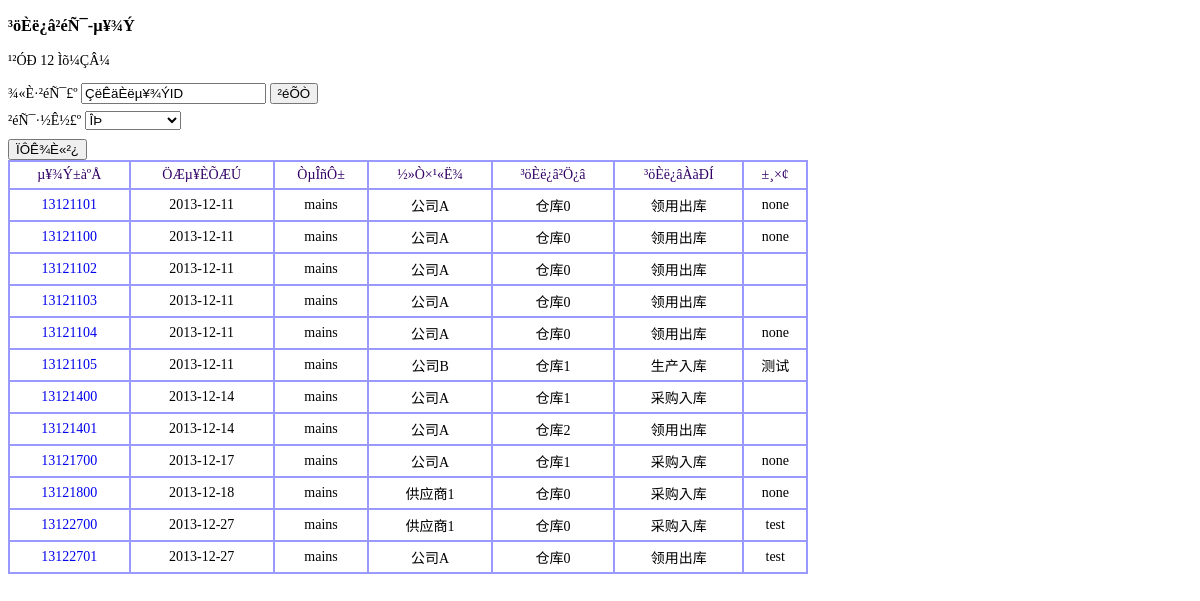
/inquire_inout/inquire_inout_receipt.php (signed in), run on an earlier commit of the app's database.
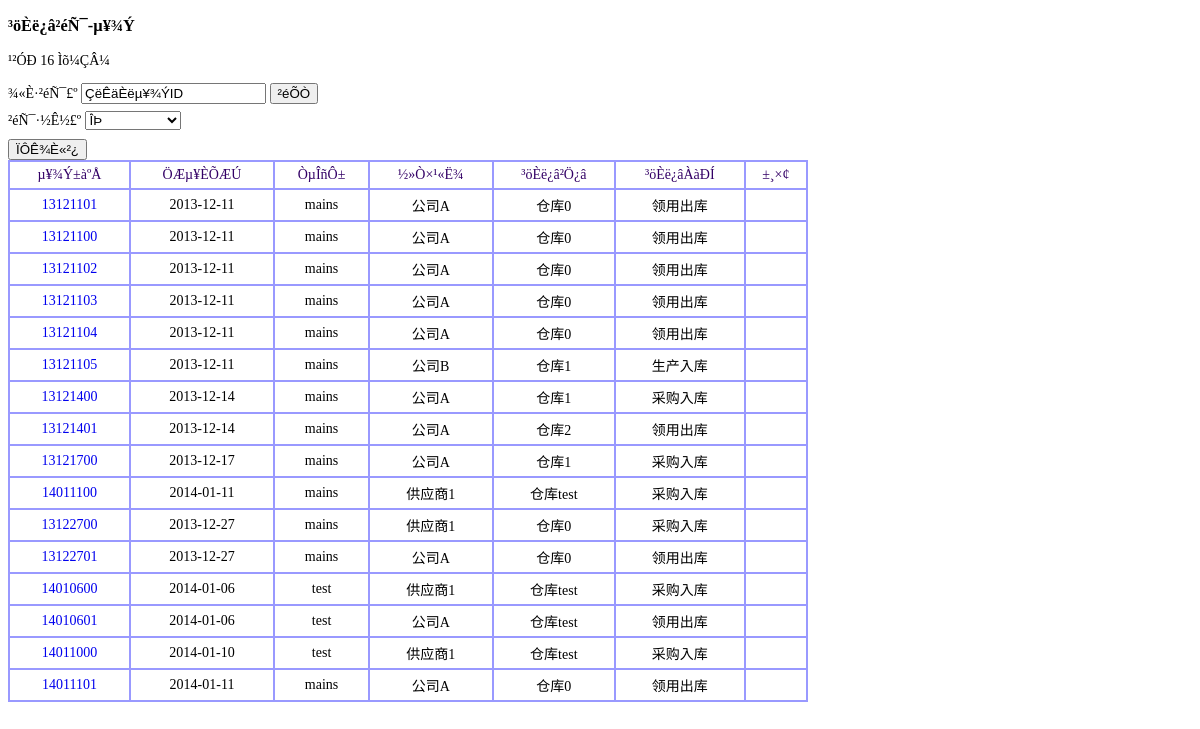
And on a later commit of the database.
### tables this page shows
CREATE TABLE `test_receipt` (
  `id` varchar(8) NOT NULL,
  `date` date default NULL,
  `yewuyuan` varchar(10) default NULL,
  `type` varchar(4) default NULL,
  `company` varchar(4) default NULL,
  `warehouse` varchar(4) default NULL,
  `remark` varchar(100) default NULL,
  `itemstring` varchar(200) default NULL,
  PRIMARY KEY  (`id`)
);

CREATE TABLE `table_company` (
  `id` varchar(4) NOT NULL,
  `name` varchar(10) NOT NULL,
  `type` varchar(10) default NULL,
  `contact` varchar(10) default NULL,
  `phone` varchar(12) default NULL,
  `fax` varchar(12) default NULL,
  `email` varchar(20) default NULL,
  `bank` varchar(10) default NULL,
  `bankaccount` varchar(20) default NULL,
  `tariff` varchar(20) default NULL,
  `area` varchar(10) default NULL,
  `province` varchar(10) default NULL,
  `address` varchar(50) default NULL,
  `zipcode` varchar(10) default NULL,
  PRIMARY KEY  (`id`,`name`)
);

CREATE TABLE `table_warehouse` (
  `id` varchar(4) NOT NULL,
  `name` varchar(10) NOT NULL,
  `fuzeren` varchar(10) default NULL,
  `phone` varchar(8) default NULL,
  `address` varchar(50) default NULL,
  `remark` varchar(50) default NULL,
  PRIMARY KEY  (`id`,`name`)
);

CREATE TABLE `tb_inout` (
  `id` int(4) unsigned NOT NULL auto_increment,
  `type` varchar(20) NOT NULL,
  `name` varchar(20) NOT NULL,
  `cost` int(4) NOT NULL,
  PRIMARY KEY  (`id`,`name`)
);

### inquire_inout/inquire_inout_receipt.php (the view, shortened to what this page needs)
<?php
	$limit_string = '';
	$query = "select count(*) as num from test_receipt where 1".$limit_string;
	$result = mysql_query($query) or die("Invalid query: " . mysql_error());
	$RS = mysql_fetch_array($result);
	$num = $RS[num];
	$query = "select * from test_receipt where 1".$limit_string;
	$result_receipt = mysql_query($query);
?>
<!DOCTYPE html PUBLIC "-//W3C//DTD XHTML 1.0 Transitional//EN" "http://www.w3.org/TR/xhtml1/DTD/xhtml1-transitional.dtd">
<html xmlns="http://www.w3.org/1999/xhtml">
<head>
</head>
<body style="width:800px; font-size:14px">
<h3>³öÈë¿â²éÑ¯-µ¥¾Ý</h3>
<?php
echo "<p>¹²ÓÐ $num Ìõ¼ÇÂ¼</p>";
?>
<div style="margin-bottom:8px; height:20px"> ¾«È·²éÑ¯£º
  <input id="receipt_id" name="receipt_id" type="text" value="ÇëÊäÈëµ¥¾ÝID" onclick="this.value=''" onblur="if(this.value=='') this.value='ÇëÊäÈëµ¥¾ÝID'"/>
  <input name="search" type="button" value="²éÕÒ" onclick="location.href='../receipt_inout/receipt_show_inout.php?id=' + document.getElementById('receipt_id').value"/>
</div>
<div style="margin-bottom:8px; height:20px">
  <div style="float:left">²éÑ¯·½Ê½£º
    <select id="inquiry" name="inquiry" onchange="optionChange(this)">
      <option value="none" selected="selected">ÎÞ</option>
    </select>
  </div>
</div>
<div>
  <input name="" type="button" value="ÏÔÊ¾È«²¿" onclick="location.href='inquire_inout_receipt.php'"/>
</div>
<table id="MyTable" width="100%" border="1" cellspacing="0" cellpadding="5" bordercolor="#9999FF">
  <thead style="color: #330066">
    <tr align="center" bordercolor="#9999FF">
      <td onclick="SortTable('MyTable',0,'string')" style="cursor:pointer">µ¥¾Ý±àºÅ</td>
      <td onclick="SortTable('MyTable',1,'string')" style="cursor:pointer">ÖÆµ¥ÈÕÆÚ</td>
      <td onclick="SortTable('MyTable',2,'string')" style="cursor:pointer">ÒµÎñÔ±</td>
      <td onclick="SortTable('MyTable',3,'string')" style="cursor:pointer">½»Ò×¹«Ë¾</td>
      <td onclick="SortTable('MyTable',4,'string')" style="cursor:pointer">³öÈë¿â²Ö¿â</td>
      <td onclick="SortTable('MyTable',5,'string')" style="cursor:pointer">³öÈë¿âÀàÐÍ</td>
      <td>±¸×¢</td>
    </tr>
  </thead>
  <tbody>
    <?php
	while($RS = mysql_fetch_array($result_receipt))
	{
		echo "<tr align='center' bordercolor='#9999FF'>";
		echo "<td customvalue='$RS[id]'><a href='../receipt_inout/receipt_show_inout.php?id=$RS[id]'>$RS[id]</a></td>\n";
		echo "<td>$RS[date]</td>\n";
		echo "<td>$RS[yewuyuan]</td>\n";
		$query = "select name from table_company where id = '$RS[company]'";
		$result = mysql_query($query);
		$RS2 = mysql_fetch_array($result);
		echo "<td>$RS2[name]</td>\n";
		$query = "select name from table_warehouse where id = '$RS[warehouse]'";
		$result = mysql_query($query);
		$RS2 = mysql_fetch_array($result);
		echo "<td>$RS2[name]</td>\n";
		$query = "select name from tb_inout where id = '$RS[type]'";
		$result = mysql_query($query);
		$RS2 = mysql_fetch_array($result);
		echo "<td>$RS2[name]</td>\n";
		echo "<td>$RS[remark]</td>\n";
		echo "</tr>";
	}
?>
  </tbody>
</table>
</body>
</html>

What changed in the data, as far as the page shows it:
removed test_receipt: id "13121800", date "2013-12-18", yewuyuan "mains", table_company.name "供应商1", table_warehouse.name "仓库0", tb_inout.name "采购入库", remark "none"
changed test_receipt id 13121101: remark "none" → (not shown)
changed test_receipt id 13121100: remark "none" → (not shown)
changed test_receipt id 13121104: remark "none" → (not shown)
changed test_receipt "公司B": remark "测试" → (not shown)
changed test_receipt id 13121700: remark "none" → (not shown)
added test_receipt: id "14011100", date "2014-01-11", yewuyuan "mains", table_company.name "供应商1", table_warehouse.name "仓库test", tb_inout.name "采购入库"
changed test_receipt id 13122700: remark "test" → (not shown)
changed test_receipt id 13122701: remark "test" → (not shown)
added test_receipt: id "14010600", date "2014-01-06", yewuyuan "test", table_company.name "供应商1", table_warehouse.name "仓库test", tb_inout.name "采购入库"
added test_receipt: id "14010601", date "2014-01-06", yewuyuan "test", table_company.name "公司A", table_warehouse.name "仓库test", tb_inout.name "领用出库"
added test_receipt: id "14011000", date "2014-01-10", yewuyuan "test", table_company.name "供应商1", table_warehouse.name "仓库test", tb_inout.name "采购入库"
added test_receipt: id "14011101", date "2014-01-11", yewuyuan "mains", table_company.name "公司A", table_warehouse.name "仓库0", tb_inout.name "领用出库"
Also different on the page:
$num: "12" → "16"
